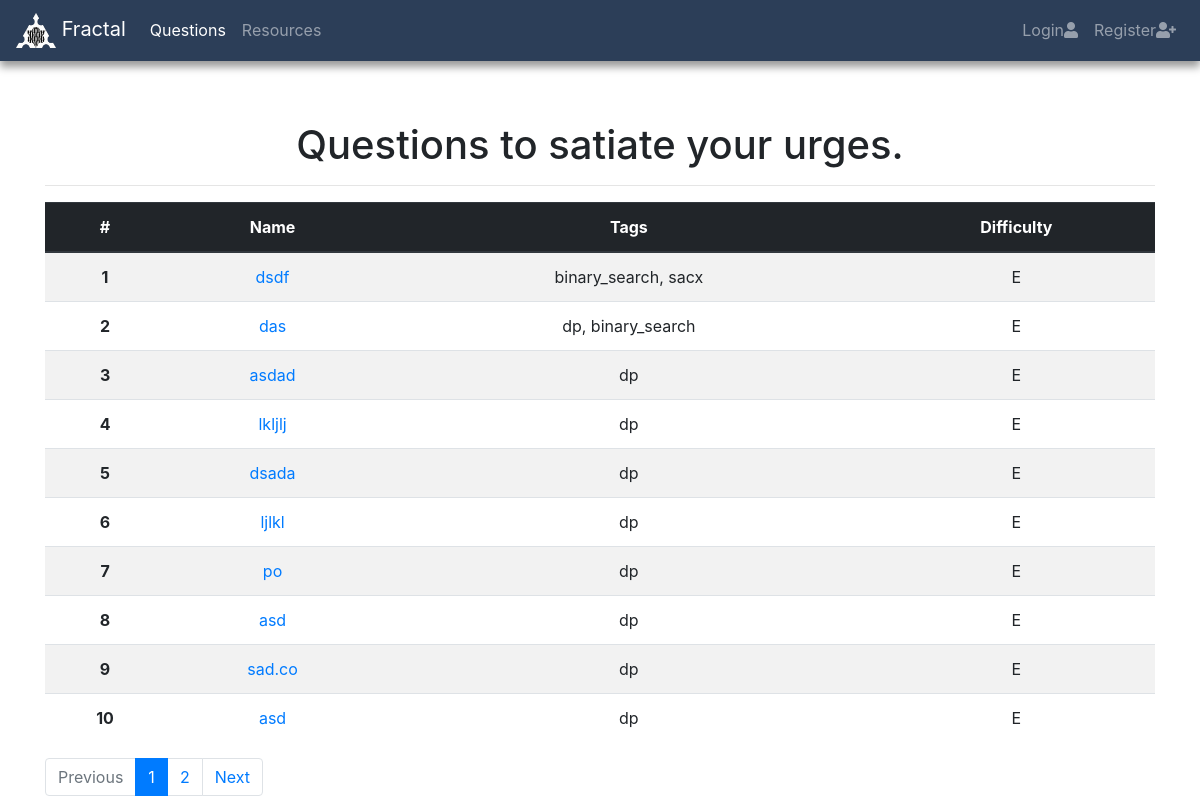
Page /extra/filter/ on the committed database.
### extras/models.py (models this page shows, shortened)
class Questions(models.Model):
    title=models.CharField(max_length=200,null=True,blank=True)
    url=models.URLField(null=True,blank=True,default='')
    tags = models.ManyToManyField('Tag')
    category = models.ForeignKey('Category',on_delete=models.CASCADE)
    question_date = models.DateTimeField(
            default=timezone.now)
    def display_tags(self):
        return ', '.join(tags.tag_name for tags in self.tags.all()[:3])
    display_tags.short_description = 'Tag'

class Tag(models.Model):
    tag_name =models.CharField(max_length=200, null=True,blank=True)

class Category(models.Model):
    difficulty = (
        ('E', 'Easy'),
        ('M', 'Medium'),
        ('H', 'Hard'),
           )
    category_name = models.CharField(
        max_length=1,
        choices=difficulty,
        blank=True,
        default='E',
    )
    def __str__(self):
        return self.category_name

### extras/views.py (the view, shortened to what this page needs)
# urls.py: path('filter/', views.filter, name="filter"),
def filter(request):
	tagvalue = quote = request.GET.get('tag')
	categoryvalue = quote1 = request.GET.get('category')
	if not(quote or quote1):
		p=Questions.objects.all()
		page = request.GET.get('page', 1)
		paginator = Paginator(p, 10)
		try:
			questions = paginator.page(page)
		except PageNotAnInteger:
			questions = paginator.page(1)
		except EmptyPage:
			questions = paginator.page(paginator.num_pages)
		context ={
		'filterap':questions,
		'filters':questions,
		}
	context['tagvalue']=str(tagvalue)
	context['categoryvalue']=str(categoryvalue)
	return render(request,'extras/filter.html',context=context)

### extras/templates/extras/filter.html (shortened to what this page needs)
{% load staticfiles %}
<!DOCTYPE html>
<html lang="en">
<head>
  <link rel="stylesheet" href="https://maxcdn.bootstrapcdn.com/bootstrap/4.1.3/css/bootstrap.min.css">
  <link rel="stylesheet" href="{% static 'css/common.css' %}">
    <link rel="stylesheet" href="https://use.fontawesome.com/releases/v5.3.1/css/all.css">
</head>
<body>
  <nav class="navbar navbar-expand-sm bg-dark navbar-dark " style="margin-bottom: 5%" id="navbar">
  <a class="navbar-brand" href="{% url 'home' %}">
    <img src="{% static 'images/logo.png' %}" alt="Fractal" style="width:40px;"> Fractal
  </a>
<div class="collapse navbar-collapse" id="collapsibleNavbar">
  <ul class="navbar-nav">
    <li class="nav-item active">
      <a class="nav-link" href="{% url 'questions' %}">Questions</a>
    </li>
    <li class="nav-item">
      <a class="nav-link" href="{% url 'resources' %}">Resources</a>
    </li>
  </ul>
  <ul class="navbar-nav ml-auto">
    {% if user.is_authenticated %}
    <li><p class="top-menu" style="color:white">Hello {{ user.username }} <small>(<a href="{% url 'logout' %}">Log out</a>)</small></p>
    {% else %}
    <li class="nav-item">
      <a class="nav-link" href="{% url 'login' %}">Login<i class="fa fa-user"></i></a>
    </li>
    <li class="nav-item">
      <a class="nav-link" href="{% url 'signup' %}">Register<i class="fa fa-user-plus"></i>
</a>
    </li>
    {% endif %}
</ul>
</div>
</nav>
<div class="container" style="text-align: center">
  <h1>Questions to satiate your urges.</h1>
  <hr/>
</div>
  <div class="container">
    <table class="table table-striped">
    <thead class="thead-dark">
      <tr>
        <th scope="col">#</th>
        <th scope="col">Name</th>
        <th scope="col">Tags</th>
        <th scope="col">Difficulty</th>
      </tr>
    </thead>
     <tbody>
    {% for each in filterap %}
      <tr>
        <th scope="row">{{ each.id }}</th>
        <td><a href="{{each.url}}" target="Blank">{{ each.title }}</a></td>
        <td>{{ each.display_tags }}</td>
        <td>{{ each.category }}</td>
      </tr>
    {% endfor %}
     </tbody>
    </table>
  </div>
<div class="container">
    <div class="text-center">
  {% if filters.has_other_pages %}
      <ul class="pagination">
        {% if filters.has_previous %}
          <li class="page-item"><a class="page-link" href="?tag={{tagvalue}}&category={{categoryvalue}}&page={{ filters.previous_page_number }} tabindex="-1"">Previous</a></li>
        {% else %}
          <li class="page-item disabled"><span class="page-link">Previous</span></li>
        {% endif %}
        {% for i in filters.paginator.page_range %}
          {% if filters.number == i %}
            <li class="page-item active "><span class="page-link">{{ i }} <span class="sr-only page-link">(current)</span></span></li>
          {% else %}
            <li class=" page-item"><a class="page-link" href="?tag={{tagvalue}}&category={{categoryvalue}}&page={{ i }}">{{ i }}</a></li>
          {% endif %}
        {% endfor %}
        {% if filters.has_next %}
          <li class="page-item" ><a class="page-link" href="?tag={{tagvalue}}&category={{categoryvalue}}&page={{ filters.next_page_number }}" tabindex="-1">Next</a></li>
        {% else %}
          <li class="page-item disabled"><span class="page-link">Next</span></li>
        {% endif %}
      </ul>
    {% endif %}
  </div>
</div>
</body>
</html>

### fractalweb/static/css/common.css (style rules this page uses)
#navbar { background-color: #2c3e58!important; box-shadow: 0 6px 8px 0 rgba(0, 0, 0, 0.4); }
body { text-align: center; }

### rows in the picture
Questions: id "1", title "dsdf", display_tags "binary_search, sacx", category "E"
Questions: id "2", title "das", display_tags "dp, binary_search", category "E"
Questions: id "3", title "asdad", display_tags "dp", category "E"
Questions: id "4", title "lkljlj", display_tags "dp", category "E"
Questions: id "5", title "dsada", display_tags "dp", category "E"
Questions: id "6", title "ljlkl", display_tags "dp", category "E"
Questions: id "7", title "po", display_tags "dp", category "E"
Questions: id "8", title "asd", display_tags "dp", category "E"
Questions: id "9", title "sad.co", display_tags "dp", category "E"
Questions: id "10", title "asd", display_tags "dp", category "E"

### other values in the picture
{{ i }} "1"
{{ i }} "2"
